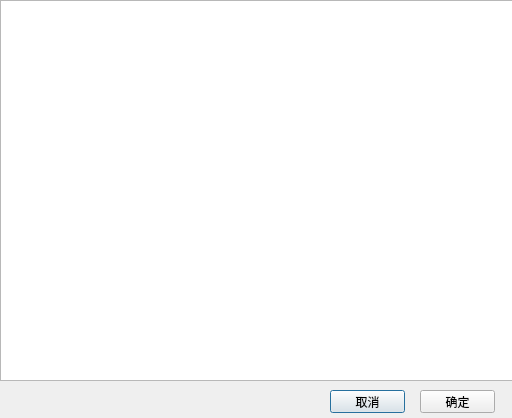
<?xml version="1.0" encoding="UTF-8"?>
<ui version="4.0">
 <class>CSelectVariableDialog</class>
 <widget class="QDialog" name="CSelectVariableDialog">
  <property name="geometry">
   <rect>
    <x>0</x>
    <y>0</y>
    <width>512</width>
    <height>418</height>
   </rect>
  </property>
  <property name="windowTitle">
   <string>Dialog</string>
  </property>
  <widget class="QTreeView" name="treeView">
   <property name="geometry">
    <rect>
     <x>0</x>
     <y>0</y>
     <width>520</width>
     <height>381</height>
    </rect>
   </property>
  </widget>
  <widget class="QPushButton" name="CancelButton">
   <property name="geometry">
    <rect>
     <x>330</x>
     <y>390</y>
     <width>75</width>
     <height>23</height>
    </rect>
   </property>
   <property name="text">
    <string>取消</string>
   </property>
  </widget>
  <widget class="QPushButton" name="OkButton">
   <property name="geometry">
    <rect>
     <x>420</x>
     <y>390</y>
     <width>75</width>
     <height>23</height>
    </rect>
   </property>
   <property name="text">
    <string>确定</string>
   </property>
  </widget>
 </widget>
 <resources/>
 <connections/>
</ui>
